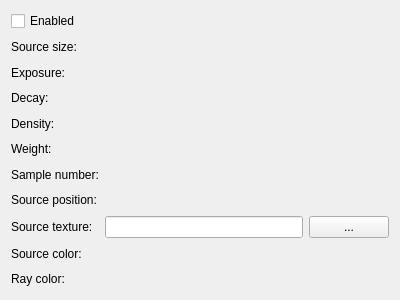
<?xml version="1.0" encoding="UTF-8"?>
<ui version="4.0">
 <class>GodrayTool</class>
 <widget class="QWidget" name="GodrayTool">
  <property name="geometry">
   <rect>
    <x>0</x>
    <y>0</y>
    <width>400</width>
    <height>300</height>
   </rect>
  </property>
  <property name="windowTitle">
   <string>Form</string>
  </property>
  <layout class="QGridLayout" name="gridLayout">
   <item row="7" column="0">
    <widget class="QLabel" name="label_7">
     <property name="text">
      <string>Source position:</string>
     </property>
    </widget>
   </item>
   <item row="6" column="0">
    <widget class="QLabel" name="label_6">
     <property name="text">
      <string>Sample number:</string>
     </property>
    </widget>
   </item>
   <item row="5" column="0">
    <widget class="QLabel" name="label_5">
     <property name="text">
      <string>Weight:</string>
     </property>
    </widget>
   </item>
   <item row="8" column="0">
    <widget class="QLabel" name="label_8">
     <property name="text">
      <string>Source texture:</string>
     </property>
    </widget>
   </item>
   <item row="9" column="0">
    <widget class="QLabel" name="label_9">
     <property name="text">
      <string>Source color:</string>
     </property>
    </widget>
   </item>
   <item row="2" column="0">
    <widget class="QLabel" name="label_2">
     <property name="text">
      <string>Exposure:</string>
     </property>
    </widget>
   </item>
   <item row="4" column="0">
    <widget class="QLabel" name="label_4">
     <property name="text">
      <string>Density:</string>
     </property>
    </widget>
   </item>
   <item row="3" column="0">
    <widget class="QLabel" name="label_3">
     <property name="text">
      <string>Decay:</string>
     </property>
    </widget>
   </item>
   <item row="1" column="0">
    <widget class="QLabel" name="label">
     <property name="text">
      <string>Source size:</string>
     </property>
    </widget>
   </item>
   <item row="10" column="0">
    <widget class="QLabel" name="label_10">
     <property name="text">
      <string>Ray color:</string>
     </property>
    </widget>
   </item>
   <item row="2" column="1" colspan="2">
    <widget class="SlidedSpinboxWidget" name="exposure" native="true"/>
   </item>
   <item row="9" column="1" colspan="2">
    <widget class="ColorEditWidget" name="sourceColor" native="true"/>
   </item>
   <item row="4" column="1" colspan="2">
    <widget class="SlidedSpinboxWidget" name="density" native="true"/>
   </item>
   <item row="6" column="1" colspan="2">
    <widget class="SlidedSpinboxWidget" name="sampleNumber" native="true"/>
   </item>
   <item row="10" column="1" colspan="2">
    <widget class="ColorEditWidget" name="rayColor" native="true"/>
   </item>
   <item row="7" column="1" colspan="2">
    <widget class="VecEditWidget" name="sourcePosition" native="true"/>
   </item>
   <item row="1" column="1" colspan="2">
    <widget class="SlidedSpinboxWidget" name="size" native="true"/>
   </item>
   <item row="8" column="1">
    <widget class="QLineEdit" name="sourceTexture"/>
   </item>
   <item row="8" column="2">
    <widget class="QPushButton" name="pushButton">
     <property name="text">
      <string>...</string>
     </property>
    </widget>
   </item>
   <item row="3" column="1" colspan="2">
    <widget class="SlidedSpinboxWidget" name="decay" native="true"/>
   </item>
   <item row="5" column="1" colspan="2">
    <widget class="SlidedSpinboxWidget" name="weight" native="true"/>
   </item>
   <item row="0" column="0" colspan="3">
    <widget class="QCheckBox" name="enabled">
     <property name="text">
      <string>Enabled</string>
     </property>
    </widget>
   </item>
  </layout>
 </widget>
 <customwidgets>
  <customwidget>
   <class>VecEditWidget</class>
   <extends>QWidget</extends>
   <header>veceditwidget.h</header>
   <container>1</container>
   <slots>
    <signal>valueChanged()</signal>
   </slots>
  </customwidget>
  <customwidget>
   <class>ColorEditWidget</class>
   <extends>QWidget</extends>
   <header>coloreditwidget.h</header>
   <container>1</container>
   <slots>
    <signal>valueChanged()</signal>
   </slots>
  </customwidget>
  <customwidget>
   <class>SlidedSpinboxWidget</class>
   <extends>QWidget</extends>
   <header location="global">slidedspinboxwidget.h</header>
   <container>1</container>
   <slots>
    <signal>valueChanged()</signal>
   </slots>
  </customwidget>
 </customwidgets>
 <resources/>
 <connections>
  <connection>
   <sender>size</sender>
   <signal>valueChanged()</signal>
   <receiver>GodrayTool</receiver>
   <slot>onParamChanged()</slot>
   <hints>
    <hint type="sourcelabel">
     <x>129</x>
     <y>36</y>
    </hint>
    <hint type="destinationlabel">
     <x>161</x>
     <y>1</y>
    </hint>
   </hints>
  </connection>
  <connection>
   <sender>exposure</sender>
   <signal>valueChanged()</signal>
   <receiver>GodrayTool</receiver>
   <slot>onParamChanged()</slot>
   <hints>
    <hint type="sourcelabel">
     <x>186</x>
     <y>61</y>
    </hint>
    <hint type="destinationlabel">
     <x>350</x>
     <y>35</y>
    </hint>
   </hints>
  </connection>
  <connection>
   <sender>decay</sender>
   <signal>valueChanged()</signal>
   <receiver>GodrayTool</receiver>
   <slot>onParamChanged()</slot>
   <hints>
    <hint type="sourcelabel">
     <x>241</x>
     <y>91</y>
    </hint>
    <hint type="destinationlabel">
     <x>320</x>
     <y>64</y>
    </hint>
   </hints>
  </connection>
  <connection>
   <sender>density</sender>
   <signal>valueChanged()</signal>
   <receiver>GodrayTool</receiver>
   <slot>onParamChanged()</slot>
   <hints>
    <hint type="sourcelabel">
     <x>102</x>
     <y>122</y>
    </hint>
    <hint type="destinationlabel">
     <x>80</x>
     <y>91</y>
    </hint>
   </hints>
  </connection>
  <connection>
   <sender>weight</sender>
   <signal>valueChanged()</signal>
   <receiver>GodrayTool</receiver>
   <slot>onParamChanged()</slot>
   <hints>
    <hint type="sourcelabel">
     <x>152</x>
     <y>142</y>
    </hint>
    <hint type="destinationlabel">
     <x>75</x>
     <y>120</y>
    </hint>
   </hints>
  </connection>
  <connection>
   <sender>sampleNumber</sender>
   <signal>valueChanged()</signal>
   <receiver>GodrayTool</receiver>
   <slot>onParamChanged()</slot>
   <hints>
    <hint type="sourcelabel">
     <x>197</x>
     <y>168</y>
    </hint>
    <hint type="destinationlabel">
     <x>318</x>
     <y>178</y>
    </hint>
   </hints>
  </connection>
  <connection>
   <sender>sourcePosition</sender>
   <signal>valueChanged()</signal>
   <receiver>GodrayTool</receiver>
   <slot>onParamChanged()</slot>
   <hints>
    <hint type="sourcelabel">
     <x>117</x>
     <y>192</y>
    </hint>
    <hint type="destinationlabel">
     <x>84</x>
     <y>207</y>
    </hint>
   </hints>
  </connection>
  <connection>
   <sender>sourceColor</sender>
   <signal>valueChanged()</signal>
   <receiver>GodrayTool</receiver>
   <slot>onParamChanged()</slot>
   <hints>
    <hint type="sourcelabel">
     <x>160</x>
     <y>257</y>
    </hint>
    <hint type="destinationlabel">
     <x>126</x>
     <y>265</y>
    </hint>
   </hints>
  </connection>
  <connection>
   <sender>rayColor</sender>
   <signal>valueChanged()</signal>
   <receiver>GodrayTool</receiver>
   <slot>onParamChanged()</slot>
   <hints>
    <hint type="sourcelabel">
     <x>175</x>
     <y>278</y>
    </hint>
    <hint type="destinationlabel">
     <x>148</x>
     <y>297</y>
    </hint>
   </hints>
  </connection>
  <connection>
   <sender>pushButton</sender>
   <signal>clicked()</signal>
   <receiver>GodrayTool</receiver>
   <slot>onPickTexture()</slot>
   <hints>
    <hint type="sourcelabel">
     <x>349</x>
     <y>221</y>
    </hint>
    <hint type="destinationlabel">
     <x>386</x>
     <y>207</y>
    </hint>
   </hints>
  </connection>
  <connection>
   <sender>enabled</sender>
   <signal>clicked()</signal>
   <receiver>GodrayTool</receiver>
   <slot>onParamChanged()</slot>
   <hints>
    <hint type="sourcelabel">
     <x>62</x>
     <y>18</y>
    </hint>
    <hint type="destinationlabel">
     <x>80</x>
     <y>5</y>
    </hint>
   </hints>
  </connection>
 </connections>
 <slots>
  <slot>onParamChanged()</slot>
  <slot>onPickTexture()</slot>
 </slots>
</ui>
